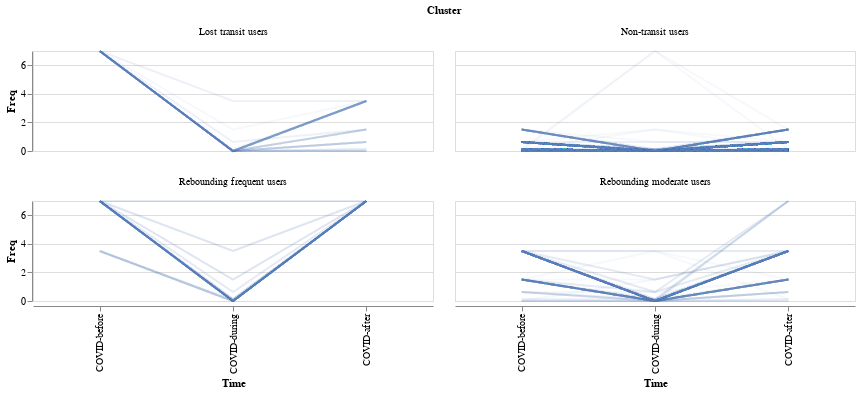

Notebook source saved alongside this figure:
### Code cell
from altair.expr import datum

Transit_cluster_melt.loc[(Transit_cluster_melt.Cluster == 0),'Cluster']='Rebounding moderate users'
Transit_cluster_melt.loc[(Transit_cluster_melt.Cluster == 1),'Cluster']='Rebounding frequent users'
Transit_cluster_melt.loc[(Transit_cluster_melt.Cluster == 2),'Cluster']='Lost transit users'
Transit_cluster_melt.loc[(Transit_cluster_melt.Cluster == 3),'Cluster']='Non-transit users'

alt.Chart(Transit_cluster_melt).transform_window(
    index='count()'
).transform_fold(
    ['Before COVID', 'During COVID', 'After COVID']
).mark_line().encode(
    alt.X('Time:O', 
        sort=['Before COVID', 'During COVID', 'After COVID'],
        axis=alt.Axis(title='Time')),
    y='Freq:Q',
    detail='id:N',
    opacity=alt.value(0.05),
    facet=alt.Facet('Cluster:N', columns=2)
).properties(width=400, height = 100)

### Figure 1 — Vega-Lite specification as saved in the notebook (floating-point values rounded to 4 significant figures; data arrays with more than 128 entries replaced by an {"elided": "..."} marker saying what was removed)
{"config": {"view": {"continuousWidth": 400, "continuousHeight": 300}}, "data": {"name": "data-60ad78f58400839fd29663b00d76ff6b"}, "mark": "line", "encoding": {"detail": {"type": "nominal", "field": "id"}, "facet": {"type": "nominal", "columns": 2, "field": "Cluster"}, "opacity": {"value": 0.05}, "x": {"type": "ordinal", "axis": {"title": "Time"}, "field": "Time", "sort": ["Before COVID", "During COVID", "After COVID"]}, "y": {"type": "quantitative", "field": "Freq"}}, "height": 100, "transform": [{"window": [{"op": "count", "as": "index"}]}, {"fold": ["Before COVID", "During COVID", "After COVID"]}], "width": 400, "$schema": "https://vega.github.io/schema/vega-lite/v4.0.2.json", "datasets": {"data-60ad78f58400839fd29663b00d76ff6b": {"elided": "3930 records"}}}
